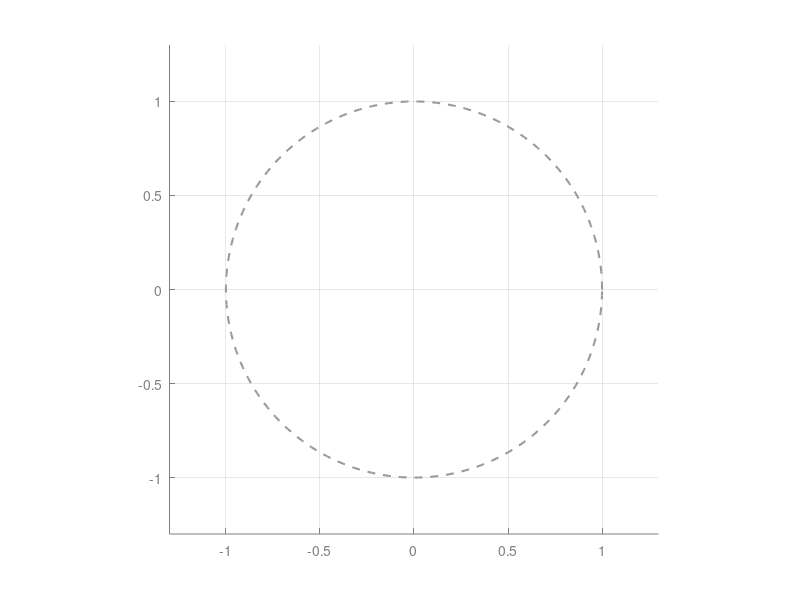

Here is the MATLAB script that generated this plot: (Note: this script raises an error after producing the figure.)
% Lemma 4.5: 觀察平滑參數 s 變動的動態動畫 (匯出為 GIF 檔)
clear; clc; close all;

% ==========================================
% 1. 固定參數設定
% ==========================================
c = 0;           % 高斯分佈中心
x = -15:15;      % 一維晶格點取樣範圍
v = 0.5;         % 固定 v 在最完美打散相位的位置 (距離對偶晶格最遠)

% ==========================================
% 2. 初始化畫布
% ==========================================
fig = figure('Color', [0.1 0.1 0.1], 'Position', [150, 150, 800, 600]); 
hold on; axis equal; grid on;
set(gca, 'Color', [0.1 0.1 0.1], 'XColor', [0.5 0.5 0.5], 'YColor', [0.5 0.5 0.5], 'GridColor', [0.4 0.4 0.4]);

xlim([-1.3 1.3]); ylim([-1.3 1.3]);

% 繪製單位圓
theta = linspace(0, 2*pi, 200);
plot(cos(theta), sin(theta), '--', 'Color', [0.6 0.6 0.6], 'LineWidth', 1.5);

% 初始化動態繪圖物件
h_outer = scatter([], [], [], [], 'filled', 'MarkerFaceAlpha', 0.7); colormap('parula');
h_inner = scatter([], [], 25, [0.2 0.2 1.0], 'filled');
h_arrow = quiver(0, 0, 0, 0, 0, 'r', 'LineWidth', 2.5, 'MaxHeadSize', 2);

% 因為 v 固定，點在單位圓上的位置也是固定的，可以直接先算好
inner_products = x * v;                 
phases = exp(2j * pi * inner_products); 
set(h_inner, 'XData', real(phases), 'YData', imag(phases));

% ==========================================
% 3. GIF 檔案設定
% ==========================================
filename = 'Lemma45_Varying_s.gif';  % 設定輸出的檔名
s_steps = linspace(0.2, 3.5, 150);   % 取 150 幀以控制 GIF 檔案大小
frame_idx = 1;

% ==========================================
% 4. 動態演進：讓 s 從小變大，並寫入 GIF
% ==========================================
for s = s_steps
    if ~ishandle(fig), break; end
    
    % 當 s 改變時，重新計算高斯權重 (圓圈大小)
    weights = exp(-pi * ((x - c).^2) / (s^2));
    weights = weights / sum(weights); % 標準化
    marker_sizes = weights * 5000 + 20; 
    
    % 重新計算期望值 (加權平均箭頭)
    expected_value = sum(weights .* phases);
    
    % 即時更新圖形 
    set(h_outer, 'XData', real(phases), 'YData', imag(phases), 'SizeData', marker_sizes, 'CData', weights);
    set(h_arrow, 'UData', real(expected_value), 'VData', imag(expected_value));
    
    % 更新 LaTeX 標題
    title_line1 = 'Weighted average of $e^{2\pi i \langle x, v \rangle}$';
    title_line2 = sprintf('Fixed $v = 0.500 \\quad s = %.3f \\quad |\\mathrm{Exp}| = %.4f$', s, abs(expected_value));
    title({title_line1, title_line2}, 'Interpreter', 'latex', 'Color', 'w', 'FontSize', 14);
    
    drawnow;
    
    % --- 擷取畫面並寫入 GIF ---
    frame = getframe(fig);                     
    im = frame2im(frame);                      
    [imind, cm] = rgb2ind(im, 256);            
    
    if frame_idx == 1
        % 第一幀：建立新檔案，設定無限循環
        imwrite(imind, cm, filename, 'gif', 'Loopcount', inf, 'DelayTime', 0.05);
    else
        % 後續幀：附加到同一檔案
        imwrite(imind, cm, filename, 'gif', 'WriteMode', 'append', 'DelayTime', 0.05);
    end
    
    frame_idx = frame_idx + 1;
end

disp(['✅ 觀察平滑參數 s 變動的 GIF 動畫已成功儲存為: ', fullfile(pwd, filename)]);
